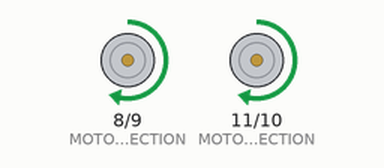
This sketch was run on a simulated Arduino Uno, built with avr-gcc and run on an emulated ATmega328P. On the bench: direction and speed pins drawn as motors (green arrow = direction pin HIGH = forward, orange = LOW = backward, longer = more drive).

Above: at 1.5 s.
At 5.0 s:
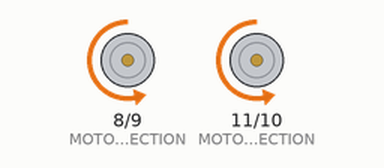
At 8.5 s:
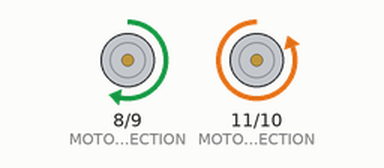
At 12.0 s:
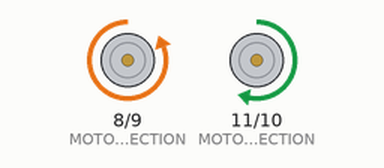
Timing chart, 0 to 18.2 s (numbered marks = the images above):
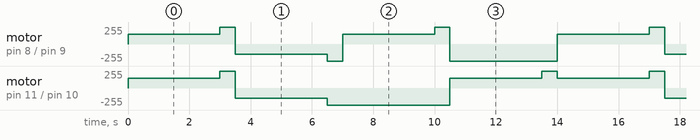

Measured:
- by itself, motor on pin 11 (MOTOR_2_DIRECTION) / pin 10 (MOTOR_2_SPEED): repeats every 14.0 s: forward 255/255 0.50 s, backward 150/255 3.0 s, backward 255/255 4.0 s, forward 150/255 3.0 s, forward 255/255 0.50 s, forward 150/255 3.0 s
- by itself, motor on pin 8 (MOTOR_1_DIRECTION) / pin 9 (MOTOR_1_SPEED): repeats every 14.0 s: forward 255/255 0.50 s, backward 150/255 3.0 s, backward 255/255 0.50 s, forward 150/255 3.0 s, forward 255/255 0.50 s, backward 255/255 3.5 s, forward 150/255 3.0 s

The sketch:

JR_MOTOR_TEST.ino
```cpp
//*********************************************//
//                  P_BOT_JR                   //
//                 MOTOR TEST                  //
//         THE MOTOR ROUTINE SHOULD BE         //
//                  FORWARD                    //
//                 BACKWARD                    //
//               LEFT FORWARD                  //
//               RIGHT FORWARD                 //
//                 Codes by:                   //
//        e-Gizmo Mechatronix Central          //
//         Taft, Manila, Philippines           //
//           http://www.egizmo.com             //
//                NOV. 24,2017                 //
//*********************************************//

// INITIALIZATION:
int MOTOR_1_DIRECTION =  8;                // Motor control HIGH = FWD, LOW = BWD
int MOTOR_1_SPEED =      9;                // Speed input ( digitalWrite  LOW or 0 ) means fullspeed.
int MOTOR_2_SPEED =      10;               // Speed input ( digitalWrite  HIGH or 1 ) means fullstop.
int MOTOR_2_DIRECTION =  11;               // Motor control HIGH = FWD, LOW = BWD

int NORMAL_SPEED = 150;                    // 255 means fullstop on analog read,0 means fullspeed,feel free to play analog values from 0-255
int FULL_STOP = 255;
int PAUSE = 3000;
int PAUSED = 500;

// INPUTS AND OUTPUTS
void setup()
{
  // DEFAULT PINS OF THE MOTOR DRIVER (8,9,10,11)
  pinMode(MOTOR_1_DIRECTION, OUTPUT);
  pinMode(MOTOR_1_SPEED, OUTPUT);
  pinMode(MOTOR_2_SPEED, OUTPUT);
  pinMode(MOTOR_2_DIRECTION, OUTPUT);
}

// MAIN PROGRAM
void loop()  {
  FORWARD();
  delay(PAUSE);
  STOP();
  delay(PAUSED);
  BACKWARD();
  delay(PAUSE);
  STOP();
  delay(PAUSED);

  RIGHT_TURN();
  delay(PAUSE);
  STOP();
  delay(PAUSED);

  LEFT_TURN();
  delay(PAUSE);
  STOP();
  delay(PAUSED);
}

// PRESET FUNCTIONS
void FORWARD()
{
  digitalWrite(MOTOR_1_DIRECTION,HIGH);
  digitalWrite(MOTOR_2_DIRECTION,HIGH);
  analogWrite(MOTOR_1_SPEED,NORMAL_SPEED);
  analogWrite(MOTOR_2_SPEED,NORMAL_SPEED);
}

void STOP()
{
  analogWrite(MOTOR_1_SPEED,FULL_STOP);
  analogWrite(MOTOR_2_SPEED,FULL_STOP);
}

void BACKWARD()
{
  digitalWrite(MOTOR_1_DIRECTION,LOW);
  digitalWrite(MOTOR_2_DIRECTION,LOW);
  analogWrite(MOTOR_1_SPEED,NORMAL_SPEED);
  analogWrite(MOTOR_2_SPEED,NORMAL_SPEED);
}

void RIGHT_TURN()
{
  digitalWrite(MOTOR_1_DIRECTION,HIGH);
  digitalWrite(MOTOR_2_DIRECTION,LOW);
  analogWrite(MOTOR_1_SPEED,NORMAL_SPEED);
  analogWrite(MOTOR_2_SPEED,255);
}

void LEFT_TURN()
{
  digitalWrite(MOTOR_1_DIRECTION,LOW);
  digitalWrite(MOTOR_2_DIRECTION,HIGH);
  analogWrite(MOTOR_1_SPEED,255);
  analogWrite(MOTOR_2_SPEED,NORMAL_SPEED);
}
 // PROGRAM ENDS AND LOOP BACK FOREVER
//**********************************************************************************//PARZ
```
